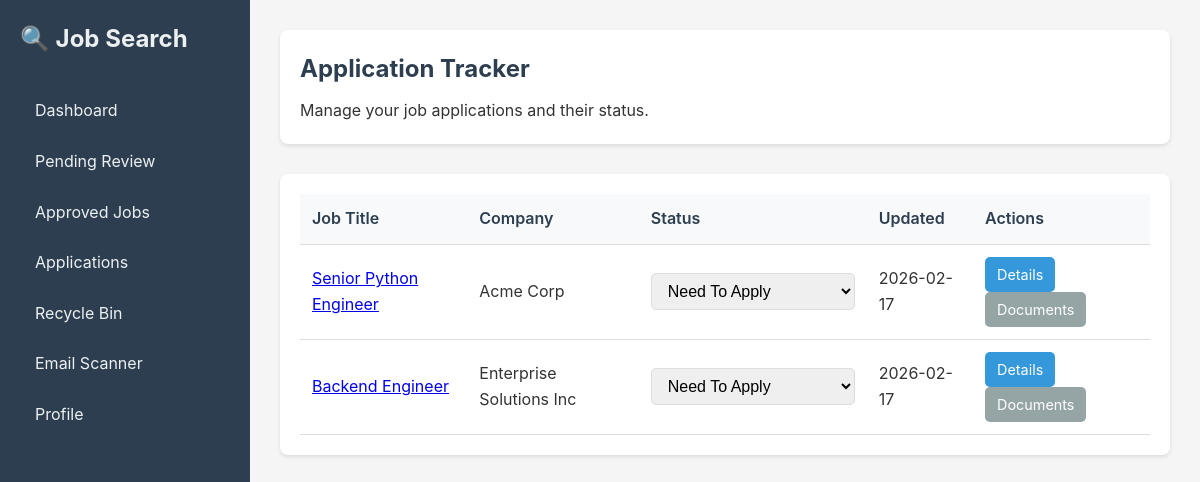
The app's page /applications/ with its own data.
### persistence/models.py (models this page shows)
class Application(db.Model):
    __tablename__ = 'application'
    id: Mapped[int] = mapped_column(Integer, primary_key=True)
    job_id: Mapped[int] = mapped_column(Integer, ForeignKey('job_posting.id'), nullable=False, unique=True)
    status: Mapped[ApplicationStatus] = mapped_column(
        SQLEnum(ApplicationStatus, native_enum=False),
        default=ApplicationStatus.NEED_TO_APPLY,
        nullable=False,
        index=True
    )
    notes: Mapped[Optional[str]] = mapped_column(Text, nullable=True)
    created_at: Mapped[datetime] = mapped_column(DateTime, default=lambda: datetime.now(timezone.utc))
    updated_at: Mapped[datetime] = mapped_column(
        DateTime,
        default=lambda: datetime.now(timezone.utc),
        onupdate=lambda: datetime.now(timezone.utc)
    )
    applied_at: Mapped[Optional[datetime]] = mapped_column(DateTime, nullable=True)
    job: Mapped["JobPosting"] = relationship("JobPosting", back_populates="application")

class JobPosting(db.Model):
    __tablename__ = 'job_posting'
    id: Mapped[int] = mapped_column(Integer, primary_key=True)
    external_id: Mapped[str] = mapped_column(String(255), unique=True, nullable=False, index=True)
    title: Mapped[str] = mapped_column(String(500), nullable=False)
    company: Mapped[str] = mapped_column(String(255), nullable=False)
    location: Mapped[Optional[str]] = mapped_column(String(255), nullable=True)
    salary: Mapped[Optional[str]] = mapped_column(String(255), nullable=True)
    url: Mapped[str] = mapped_column(String(1000), nullable=False)
    description: Mapped[Optional[str]] = mapped_column(Text, nullable=True)
    requirements: Mapped[Optional[str]] = mapped_column(Text, nullable=True)
    summary: Mapped[Optional[str]] = mapped_column(Text, nullable=True)
    fit_score: Mapped[Optional[float]] = mapped_column(Float, nullable=True)
    status: Mapped[JobStatus] = mapped_column(
        SQLEnum(JobStatus, native_enum=False),
        default=JobStatus.PENDING_REVIEW,
        nullable=False,
        index=True
    )
    discovered_at: Mapped[datetime] = mapped_column(DateTime, default=lambda: datetime.now(timezone.utc))
    reviewed_at: Mapped[Optional[datetime]] = mapped_column(DateTime, nullable=True)
    moved_to_recycle_at: Mapped[Optional[datetime]] = mapped_column(DateTime, nullable=True)
    application: Mapped[Optional["Application"]] = relationship("Application", back_populates="job", uselist=False)
    documents: Mapped[list["Document"]] = relationship("Document", back_populates="job")

### blueprints/applications.py (the view)
@bp.route('/')
def index():
    applications = db.session.execute(
        select(Application)
        .join(JobPosting)
        .order_by(Application.updated_at.desc())
    ).scalars().all()
    return render_template('applications/index.html', applications=applications)

### templates/applications/index.html (shortened to what this page needs)
{% extends "base.html" %}
{% block content %}
<div class="header">
    <h2>Application Tracker</h2>
    <p>Manage your job applications and their status.</p>
</div>
{% if applications %}
<div class="card">
    <table>
        <thead>
            <tr>
                <th>Job Title</th>
                <th>Company</th>
                <th>Status</th>
                <th>Updated</th>
                <th>Actions</th>
            </tr>
        </thead>
        <tbody>
            {% for app in applications %}
            <tr>
                <td><a href="{{ url_for('jobs.detail', job_id=app.job.id) }}">{{ app.job.title }}</a></td>
                <td>{{ app.job.company }}</td>
                <td>
                    <form method="POST" action="{{ url_for('applications.update_status', app_id=app.id) }}" style="margin: 0;">
                        <select name="status" onchange="this.form.submit()">
                            {% for status in ['NEED_TO_APPLY', 'APPLIED', 'WAITING_FOR_RESPONSE', 'INTERVIEW_REQUESTED', 'DENIED', 'OFFER_SENT'] %}
                            <option value="{{ status }}" {% if app.status.value == status %}selected{% endif %}>
                                {{ status.replace('_', ' ').title() }}
                            </option>
                            {% endfor %}
                        </select>
                    </form>
                </td>
                <td>{{ app.updated_at.strftime('%Y-%m-%d') }}</td>
                <td>
                    <a href="{{ url_for('applications.detail', app_id=app.id) }}" class="btn btn-primary btn-small">Details</a>
                    <a href="{{ url_for('documents.list_documents', job_id=app.job_id) }}" class="btn btn-secondary btn-small">Documents</a>
                </td>
            </tr>
            {% endfor %}
        </tbody>
    </table>
</div>
{% endif %}
{% endblock %}

### templates/base.html (style rules this page uses)
* { margin: 0; padding: 0; box-sizing: border-box; }
body { font-family: -apple-system, BlinkMacSystemFont, "Segoe UI", Roboto, "Helvetica Neue", Arial, sans-serif; line-height: 1.6; color: #333; background: #f5f5f5; }
.header { background: white; padding: 20px; border-radius: 8px; margin-bottom: 30px; box-shadow: 0 2px 4px rgba(0,0,0,0.1); }
.header h2 { color: #2c3e50; margin-bottom: 10px; }
.card { background: white; border-radius: 8px; padding: 20px; margin-bottom: 20px; box-shadow: 0 2px 4px rgba(0,0,0,0.1); }
.btn { display: inline-block; padding: 10px 20px; border: none; border-radius: 5px; cursor: pointer; text-decoration: none; font-size: 1em; transition: opacity 0.2s; }
.btn-primary { background: #3498db; color: white; }
.btn-secondary { background: #95a5a6; color: white; }
.btn-small { padding: 6px 12px; font-size: 0.9em; }
table { width: 100%; border-collapse: collapse; }
th, td { padding: 12px; text-align: left; border-bottom: 1px solid #ddd; }
th { background: #f8f9fa; font-weight: 600; color: #2c3e50; }
select { padding: 8px 12px; border: 1px solid #ddd; border-radius: 5px; font-size: 1em; }

### records on screen
Application: job "Senior Python Engineer", job.company "Acme Corp", status "Need To Apply", updated_at "2026-02-17"
Application: job "Backend Engineer", job.company "Enterprise Solutions Inc", status "Need To Apply", updated_at "2026-02-17"
